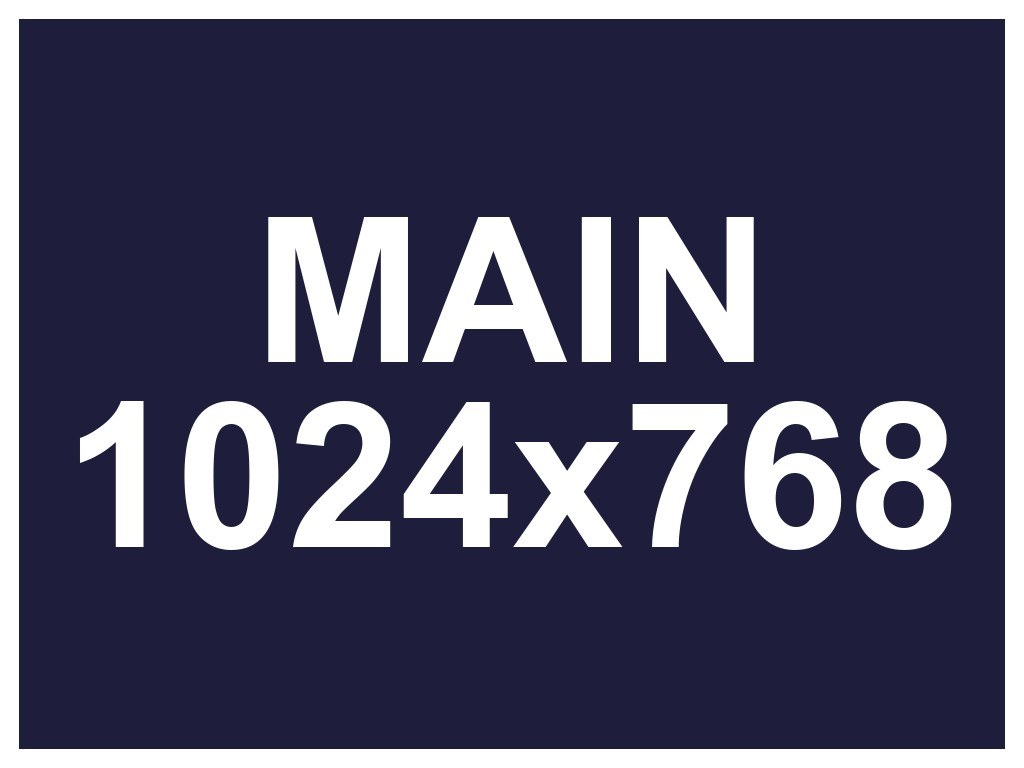

This chart was generated by the following Python code:
#!/usr/bin/env python3
# Builds thumbnail-places.jpg: a JPEG that stores a different labelled image in
# each of the six standardised thumbnail locations (JFIF, JFXX, Exif IFD1, XMP,
# MPF, Photoshop 8BIM), each at a distinct size, to test which viewers read from
# where. MPF part follows CIPA DC-007 (2025) §A.6.
#
# Run with (-o is required):
#     uv run --with pillow python thumbnail-places.py -o thumbnail-places.jpg
#     uv run --with pillow python thumbnail-places.py --no-jfxx -o thumbnail-places-nojfxx.jpg
#     uv run --with pillow python thumbnail-places.py --only exif,jfxx -o exif-jfxx.jpg
import io, struct, base64, os, argparse
from PIL import Image, ImageDraw, ImageFont

ALL_SLOTS = ["jfif", "jfxx", "exif", "xmp", "mpf", "photoshop"]
_ALIASES = {"psd": "photoshop", "8bim": "photoshop"}

_parser = argparse.ArgumentParser(
    description="Build a JPEG with a differently-labelled thumbnail in each slot.")
_parser.add_argument(
    "-o", "--output", required=True, help="output JPEG path")
_parser.add_argument(
    "--no-jfxx", action="store_true",
    help="omit the JFXX APP0 thumbnail (Apple ImageIO fails to read any thumbnail "
         "when a JFXX segment is present). Shorthand for --only of everything but jfxx.")
_parser.add_argument(
    "--only", metavar="SLOTS",
    help="comma-separated subset of thumbnail slots to write, for per-slot tests "
         "(choices: " + ", ".join(ALL_SLOTS) + "; 'psd'=photoshop). Default: all. "
         "The main image is always written.")
_args = _parser.parse_args()

if _args.only is not None:
    SLOTS = []
    for name in _args.only.replace(",", " ").split():
        n = _ALIASES.get(name.lower(), name.lower())
        if n not in ALL_SLOTS:
            _parser.error(f"unknown slot {name!r}; choose from {', '.join(ALL_SLOTS)}")
        if n not in SLOTS:
            SLOTS.append(n)
    if not SLOTS:
        _parser.error("--only needs at least one slot")
else:
    SLOTS = [s for s in ALL_SLOTS if not (_args.no_jfxx and s == "jfxx")]

OUT = _args.output

FONT_CANDIDATES = [
    "/System/Library/Fonts/Supplemental/Arial Bold.ttf",
    "/System/Library/Fonts/Helvetica.ttc",
    "/System/Library/Fonts/SFNS.ttf",
]
def load_font(size):
    for p in FONT_CANDIDATES:
        if os.path.exists(p):
            try:
                return ImageFont.truetype(p, size)
            except Exception:
                pass
    return ImageFont.load_default()

def label_image(w, h, bg, fg, lines):
    img = Image.new("RGB", (w, h), bg)
    d = ImageDraw.Draw(img)
    # find largest font that fits ~85% of the box
    text = "\n".join(lines)
    best = 6
    for size in range(6, 400):
        f = load_font(size)
        bb = d.multiline_textbbox((0, 0), text, font=f, align="center", spacing=2)
        tw, th = bb[2] - bb[0], bb[3] - bb[1]
        if tw > w * 0.88 or th > h * 0.85:
            break
        best = size
    f = load_font(best)
    bb = d.multiline_textbbox((0, 0), text, font=f, align="center", spacing=2)
    tw, th = bb[2] - bb[0], bb[3] - bb[1]
    x = (w - tw) / 2 - bb[0]
    y = (h - th) / 2 - bb[1]
    # border so the frame edge is visible in viewers
    d.rectangle([0, 0, w - 1, h - 1], outline=fg, width=max(1, h // 40))
    d.multiline_text((x, y), text, font=f, fill=fg, align="center", spacing=2)
    return img

def jpeg(img, q=90):
    b = io.BytesIO()
    img.save(b, "JPEG", quality=q)
    return b.getvalue()

def strip_appn(j):
    # keep SOI, drop all leading APPn (FFE0..FFEF) segments
    assert j[:2] == b"\xff\xd8"
    pos = 2
    while j[pos:pos + 1] == b"\xff" and 0xE0 <= j[pos + 1] <= 0xEF:
        seglen = struct.unpack(">H", j[pos + 2:pos + 4])[0]
        pos += 2 + seglen
    return b"\xff\xd8" + j[pos:]

# ---- slot images -----------------------------------------------------------
def img_for(tag, w, h, bg, fg):
    return label_image(w, h, bg, fg, [tag, f"{w}x{h}"])

main_img   = img_for("MAIN",      1024, 768, (30, 30, 60),  (255, 255, 255))
jfif_img   = img_for("JFIF",      80,  60,  (200, 40, 40),  (255, 255, 255))
jfxx_img   = img_for("JFXX",      100, 75,  (230, 120, 20), (0, 0, 0))
exif_img   = img_for("EXIF-IFD1", 160, 120, (30, 150, 60),  (255, 255, 255))
xmp_img    = img_for("XMP",       200, 150, (120, 40, 160), (255, 255, 255))
psd_img    = img_for("PHOTOSHOP", 128, 96,  (20, 150, 160), (0, 0, 0))
mpf_img    = img_for("MPF",       640, 480, (200, 20, 120), (255, 255, 255))

# ---- encoded thumbnails ----------------------------------------------------
jfxx_jpeg = strip_appn(jpeg(jfxx_img))     # JFIF spec: embedded JPEG w/o APP0
exif_jpeg = strip_appn(jpeg(exif_img))
xmp_jpeg  = strip_appn(jpeg(xmp_img, q=80))
psd_jpeg  = strip_appn(jpeg(psd_img))
mpf_jpeg  = jpeg(mpf_img)                  # standalone, keep whole
main_jpeg = jpeg(main_img)

# =============================================================================
# Segment builders
# =============================================================================
def seg(marker, payload):
    return marker + struct.pack(">H", len(payload) + 2) + payload

# --- (1) APP0 JFIF with uncompressed RGB thumbnail --------------------------
xt, yt = jfif_img.size
jfif_payload = (b"JFIF\x00" + b"\x01\x02" + b"\x01" +
                struct.pack(">H", 72) + struct.pack(">H", 72) +
                struct.pack("B", xt) + struct.pack("B", yt) +
                jfif_img.tobytes())        # row-major RGB
app0_jfif = seg(b"\xff\xe0", jfif_payload)

# --- (2) APP0 JFXX with JPEG thumbnail (extension code 0x10) -----------------
app0_jfxx = seg(b"\xff\xe0", b"JFXX\x00" + b"\x10" + jfxx_jpeg)

# --- (3) APP1 Exif with IFD0 + IFD1(thumbnail) ------------------------------
def build_exif(thumb):
    def ascii_val(s):
        b = s.encode() + b"\x00"
        if len(b) & 1:           # word-align external ASCII offsets
            b += b"\x00"
        return b
    RAT = struct.pack(">II", 72, 1)                        # 72/1 resolution
    desc = ascii_val("Thumbnail-location test / MAIN")
    make = ascii_val("ThumbTest")
    model = ascii_val("SevenSlots")
    header = b"MM\x00\x2a" + struct.pack(">I", 8)
    def e(tag, typ, count, val):  # val already 4 bytes
        return struct.pack(">HHI", tag, typ, count) + val
    # --- IFD0 layout (offsets from TIFF start) ---
    n0 = 8
    ifd0_size = 2 + 12 * n0 + 4
    ifd0_extra_off = 8 + ifd0_size
    off_desc = ifd0_extra_off
    off_make = off_desc + len(desc)
    off_model = off_make + len(make)
    off_x0 = off_model + len(model)
    off_y0 = off_x0 + 8
    ifd1_off = off_y0 + 8
    # --- IFD1 layout ---
    n1 = 6
    ifd1_size = 2 + 12 * n1 + 4
    off_x1 = ifd1_off + ifd1_size
    off_y1 = off_x1 + 8
    thumb_off = off_y1 + 8
    # IFD0 (tags ascending)
    ifd0 = struct.pack(">H", n0)
    ifd0 += e(0x010E, 2, len("Thumbnail-location test / MAIN") + 1, struct.pack(">I", off_desc))
    ifd0 += e(0x010F, 2, len("ThumbTest") + 1, struct.pack(">I", off_make))
    ifd0 += e(0x0110, 2, len("SevenSlots") + 1, struct.pack(">I", off_model))
    ifd0 += e(0x0112, 3, 1, struct.pack(">HH", 1, 0))      # Orientation=1
    ifd0 += e(0x011A, 5, 1, struct.pack(">I", off_x0))     # XResolution
    ifd0 += e(0x011B, 5, 1, struct.pack(">I", off_y0))     # YResolution
    ifd0 += e(0x0128, 3, 1, struct.pack(">HH", 2, 0))      # ResolutionUnit=inch
    ifd0 += e(0x0213, 3, 1, struct.pack(">HH", 1, 0))      # YCbCrPositioning=centered
    ifd0 += struct.pack(">I", ifd1_off)                    # next IFD = IFD1
    ifd0_extra = desc + make + model + RAT + RAT
    # IFD1 (tags ascending)
    ifd1 = struct.pack(">H", n1)
    ifd1 += e(0x0103, 3, 1, struct.pack(">HH", 6, 0))      # Compression=JPEG
    ifd1 += e(0x011A, 5, 1, struct.pack(">I", off_x1))     # XResolution
    ifd1 += e(0x011B, 5, 1, struct.pack(">I", off_y1))     # YResolution
    ifd1 += e(0x0128, 3, 1, struct.pack(">HH", 2, 0))      # ResolutionUnit
    ifd1 += e(0x0201, 4, 1, struct.pack(">I", thumb_off))  # JPEGInterchangeFormat
    ifd1 += e(0x0202, 4, 1, struct.pack(">I", len(thumb))) # length
    ifd1 += struct.pack(">I", 0)                           # next IFD = 0
    ifd1_extra = RAT + RAT
    tiff = header + ifd0 + ifd0_extra + ifd1 + ifd1_extra + thumb
    return b"Exif\x00\x00" + tiff
app1_exif = seg(b"\xff\xe1", build_exif(exif_jpeg))

# --- (6) APP1 XMP with xmp:Thumbnails ---------------------------------------
def build_xmp(thumb, w, h):
    b64 = base64.b64encode(thumb).decode()
    packet = (
        '<?xpacket begin="﻿" id="W5M0MpCehiHzreSzNTczkc9d"?>\n'
        '<x:xmpmeta xmlns:x="adobe:ns:meta/">\n'
        ' <rdf:RDF xmlns:rdf="http://www.w3.org/1999/02/22-rdf-syntax-ns#">\n'
        '  <rdf:Description rdf:about=""\n'
        '    xmlns:xmp="http://ns.adobe.com/xap/1.0/"\n'
        '    xmlns:xapGImg="http://ns.adobe.com/xap/g/img/">\n'
        '   <xmp:Thumbnails>\n    <rdf:Alt>\n'
        '     <rdf:li rdf:parseType="Resource">\n'
        f'      <xapGImg:format>JPEG</xapGImg:format>\n'
        f'      <xapGImg:width>{w}</xapGImg:width>\n'
        f'      <xapGImg:height>{h}</xapGImg:height>\n'
        f'      <xapGImg:image>{b64}</xapGImg:image>\n'
        '     </rdf:li>\n    </rdf:Alt>\n   </xmp:Thumbnails>\n'
        '  </rdf:Description>\n </rdf:RDF>\n</x:xmpmeta>\n'
        '<?xpacket end="w"?>')
    return b"http://ns.adobe.com/xap/1.0/\x00" + packet.encode("utf-8")
app1_xmp = seg(b"\xff\xe1", build_xmp(xmp_jpeg, *xmp_img.size))

# --- (7) APP13 Photoshop 8BIM thumbnail (resource 0x040C) -------------------
def build_psd(thumb, w, h):
    bits, planes = 24, 1
    widthbytes = (w * bits + 31) // 32 * 4
    total = widthbytes * h * planes
    res = (struct.pack(">I", 1) +          # format = kJpegRGB
           struct.pack(">I", w) + struct.pack(">I", h) +
           struct.pack(">I", widthbytes) +
           struct.pack(">I", total) +
           struct.pack(">I", len(thumb)) +
           struct.pack(">H", bits) + struct.pack(">H", planes) +
           thumb)
    if len(res) & 1:
        res += b"\x00"
    block = b"8BIM" + struct.pack(">H", 0x040C) + b"\x00\x00" + struct.pack(">I", len(res)) + res
    return b"Photoshop 3.0\x00" + block
app13_psd = seg(b"\xff\xed", build_psd(psd_jpeg, *psd_img.size))

# --- (5) APP2 MPF (index for 2 images) --------------------------------------
def build_mpf(primary_size, second_size, second_rel_offset):
    # MP header (offsets from here, the 'MM')
    hdr = b"MM\x00\x2a" + struct.pack(">I", 8)
    count = 3
    def e(tag, typ, cnt, val):
        return struct.pack(">HHI", tag, typ, cnt) + val
    ifd = struct.pack(">H", count)
    ifd += e(0xB000, 7, 4, b"0100")                        # MPFVersion
    ifd += e(0xB001, 4, 1, struct.pack(">I", 2))           # NumberOfImages
    mpentry_off = 8 + (2 + 12 * count + 4)                 # after IFD + nextIFD
    ifd += e(0xB002, 7, 16 * 2, struct.pack(">I", mpentry_off))
    ifd += struct.pack(">I", 0)                            # next IFD
    def entry(attr, size, off, dep1=0, dep2=0):
        return struct.pack(">IIIHH", attr, size, off, dep1, dep2)
    # Per CIPA DC-007 §A.6 (Fig 15): Baseline primary is Dependent Parent of the
    # Large Thumbnail (child entry #2); thumbnail is the Dependent Child.
    #   attr bits: 31=Parent 30=Child 29=Representative 26-24=DataFormat 23-0=MPTypeCode
    mpentries = (entry(0x80030000, primary_size, 0, dep1=2) +          # Parent + Baseline Primary
                 entry(0x40010001, second_size, second_rel_offset))    # Child  + Large Thumb (VGA)
    return b"MPF\x00" + hdr + ifd + mpentries

# NB: CIPA DC-007 §6.1.2.1 — a Large Thumbnail shall NOT contain the MPF APP2.
# So the appended image stays a plain standalone JPEG; only the primary carries MPF.

# =============================================================================
# Assemble the file from the selected slots.
# Marker order: SOI, APP0 JFIF, APP0 JFXX, APP1 Exif, APP1 XMP, APP2 MPF,
# APP13 Photoshop, frame data, EOI, then the appended MPF image (if any).
# =============================================================================
SOI = b"\xff\xd8"
main_frame = strip_appn(main_jpeg)[2:]     # DQT..EOI (drop SOI, we add our own)

# A JFIF file needs an APP0; use the one carrying the thumbnail only if 'jfif' is
# selected, otherwise a plain APP0 with no thumbnail.
plain_app0 = (b"\xff\xe0" + struct.pack(">H", 16) +
              b"JFIF\x00\x01\x02\x01\x00\x48\x00\x48\x00\x00")

before_mpf = SOI + (app0_jfif if "jfif" in SLOTS else plain_app0)
if "jfxx" in SLOTS:
    before_mpf += app0_jfxx
if "exif" in SLOTS:
    before_mpf += app1_exif
if "xmp" in SLOTS:
    before_mpf += app1_xmp
after_mpf = (app13_psd if "photoshop" in SLOTS else b"") + main_frame

if "mpf" in SLOTS:
    mp_endian_abs = len(before_mpf) + 2 + 2 + 4            # marker+len+"MPF\0"
    app2_mpf = seg(b"\xff\xe2", build_mpf(0, 0, 0))        # placeholder (fixed size)
    primary = before_mpf + app2_mpf + after_mpf
    second_rel = len(primary) - mp_endian_abs
    app2_mpf = seg(b"\xff\xe2", build_mpf(len(primary), len(mpf_jpeg), second_rel))
    primary = before_mpf + app2_mpf + after_mpf           # same length, real offsets
    final = primary + mpf_jpeg
else:
    final = before_mpf + after_mpf

with open(OUT, "wb") as f:
    f.write(final)

print("wrote", OUT, "--", len(final), "bytes; slots:", ", ".join(SLOTS))
